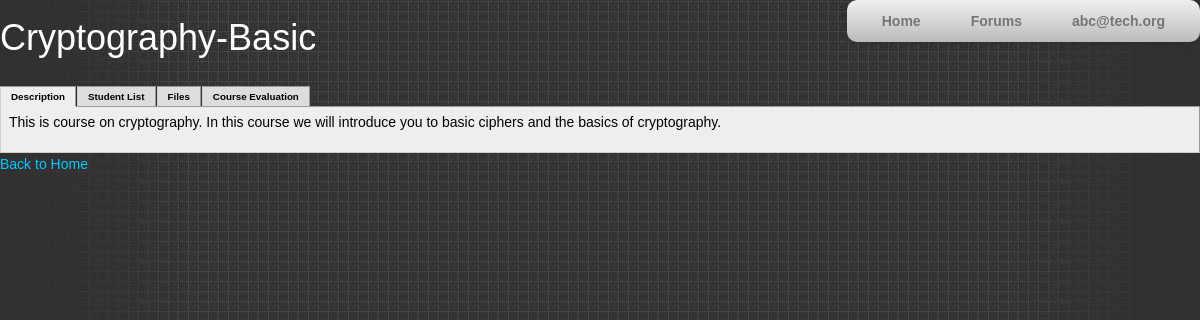
The page /course_detail.php?c_id=18 (signed in) on the database its author committed.
### tables this page shows
CREATE TABLE IF NOT EXISTS `course` (
  `c_id` int(11) unsigned NOT NULL AUTO_INCREMENT,
  `c_name` varchar(50) NOT NULL,
  `c_stream` varchar(20) NOT NULL,
  `inserted_on` timestamp NOT NULL DEFAULT CURRENT_TIMESTAMP,
  `start_date` date NOT NULL,
  `end_date` date NOT NULL,
  `u_id` int(11) unsigned NOT NULL,
  `approve_status` tinyint(1) unsigned NOT NULL DEFAULT '0',
  `course_image` varchar(75) NOT NULL DEFAULT 'images/gallery/09-l.jpg',
  `avg_rating` double NOT NULL,
  `description` text NOT NULL,
  PRIMARY KEY (`c_id`),
  KEY `u_id` (`u_id`)
);

### course_detail.php (the view, shortened to what this page needs)
<?php require_once('Connections/conn.php'); ?>
<?php
if (!function_exists("GetSQLValueString")) {
function GetSQLValueString($theValue, $theType, $theDefinedValue = "", $theNotDefinedValue = "")
{
  $theValue = function_exists("mysql_real_escape_string") ? mysql_real_escape_string($theValue) : mysql_escape_string($theValue);
  switch ($theType) {
    case "long":
    case "int":
      $theValue = ($theValue != "") ? intval($theValue) : "NULL";
      break;
  }
  return $theValue;
}
}
$colname_course_details = "-1";
if (isset($_GET['c_id'])) {
  $colname_course_details = $_GET['c_id'];
}
$query_course_details = sprintf("SELECT * FROM course WHERE c_id = %s", GetSQLValueString($colname_course_details, "int"));
$course_details = mysql_query($query_course_details, $conn) or die(mysql_error());
$row_course_details = mysql_fetch_assoc($course_details);
?>
<!DOCTYPE html PUBLIC "-//W3C//DTD XHTML 1.0 Transitional//EN" "http://www.w3.org/TR/xhtml1/DTD/xhtml1-transitional.dtd">
<html xmlns="http://www.w3.org/1999/xhtml">
<head>
<link href="SpryAssets/SpryTabbedPanels.css" rel="stylesheet" type="text/css" />
<link href="css/templatemo_style.css?123" type="text/css" rel="stylesheet" />
<link rel="stylesheet" type="text/css" media="screen" href="css/course_list.css" />
<link rel="stylesheet" type="text/css" media="screen" href="css/nav_bar.css" />
<link href="css/table.css" type="text/css" rel="stylesheet" />
</head>
<body>
<nav id="headerbar">
	<ul id="headerbar" style="margin:0px;">
		<li id="headerbar"><a href="<?php if ($_SESSION['MM_UserGroup']=='author') {
			echo "authorhome.php";
		}else if ($_SESSION['MM_UserGroup']=='cm') {
			echo "cmhome.php";
		}
		?>">Home</a></li>
		<li id="headerbar"><a href="forum_new.php?mode=showmain">Forums</a></li>
		<li id="headerbar" style="color: rgb(0, 0, 0);font-size: 14px;"><a href="#"><?php echo $_SESSION['MM_Username'];?></a>
		</li>
	</ul>
</nav>
<br/>
<h1><?php echo $row_course_details['c_name']?></h1>
<div id="TabbedPanels1" class="TabbedPanels">
  <ul class="TabbedPanelsTabGroup">
    <li class="TabbedPanelsTab" tabindex="0">Description</li>
    <li class="TabbedPanelsTab" tabindex="0">Student List</li>
    <li class="TabbedPanelsTab" tabindex="0">Files</li>
    <li class="TabbedPanelsTab" tabindex="0">Course Evaluation</li>
  </ul>
  <div class="TabbedPanelsContentGroup">
    <div class="TabbedPanelsContent">
      <p>&nbsp;<?php echo $row_course_details['description']; ?></p>
    </div>
   </div>
</div>
<p><a href=<?php if ($_SESSION['MM_UserGroup'] == 'author')echo '"authorhome.php"';else if($_SESSION['MM_UserGroup'] == 'cm')echo '"cmhome.php"' ?>>Back to Home</a></p>
</body>
</html>

### SpryAssets/SpryTabbedPanels.css (style rules this page uses)
.TabbedPanels { overflow: hidden; margin: 0px; padding: 0px; clear: none; width: 100%; }
.TabbedPanelsTabGroup { margin: 0px; padding: 0px; }
.TabbedPanelsTab { position: relative; top: 1px; float: left; padding: 4px 10px; margin: 0px 1px 0px 0px; font: bold 0.7em sans-serif; background-color: #DDD; list-style: none; border-left: solid 1px #CCC; border-bottom: solid 1px #999; border-top: solid 1px #999; border-right: solid 1px #999; -moz-user-select: none; -khtml-user-select: none; cursor: pointer; font-size: 0.7em; }
.TabbedPanelsTabSelected { background-color: #EEE; border-bottom: 1px solid #EEE; }
.TabbedPanelsContentGroup { clear: both; border-left: solid 1px #CCC; border-bottom: solid 1px #CCC; border-top: solid 1px #999; border-right: solid 1px #999; background-color: #EEE; }
.TabbedPanelsContent { overflow: hidden; padding: 4px; }

### css/templatemo_style.css (style rules this page uses)
body { margin: 0; padding: 0; color: #000000; font-size: 14px; line-height: 1.6em; font-family: "Lucida Sans Unicode", "Lucida Grande", sans-serif; background-color: #313030; background-image: url(../images/templatemo_body.jpg); background-position: center top; background-repeat: no-repeat }
a, a:link, a:visited { color : #FFF; text-decoration: none; font-weight: bold; }
ul, li { padding:0; margin:0; list-style:none; }
h1, h2, h3, h4, h5, h6 { color: #fff; font-weight: normal; }
h1 { font-size: 36px; margin: 0 0 30px; padding: 5px 0 }
p { padding: 0; margin: 0 0 15px 0 }
p a, p a:link, p a:visited { color: #00CCFF; font-weight: normal; text-decoration: none }

### css/nav_bar.css (style rules this page uses)
nav#headerbar ul { float:right; background: #efefef; background: linear-gradient(top, #efefef 0%, #bbbbbb 100%); background: -moz-linear-gradient(top, #efefef 0%, #bbbbbb 100%); background: -webkit-linear-gradient(top, #efefef 0%,#bbbbbb 100%); box-shadow: 0px 0px 9px rgba(0,0,0,0.15); padding: 0 10px; border-radius: 10px; list-style: none; position: relative; display: inline-table; }
nav#headerbar ul:after { content: ""; clear: both; display: block; }
nav#headerbar ul li { float: left; }
nav#headerbar ul li a { display: block; padding: 10px 25px; color: #757575; text-decoration: none; }

### course_detail.php (style rules this page uses)
body { font-family:sans-serif; }

### rows shown on the page
course: c_name "Cryptography-Basic", description "This is course on cryptography. In this course we will introduce you to basic ciphers and the basics of cryptography."

### other values the page prints
$_SESSION['MM_Username'] "abc@tech.org"
